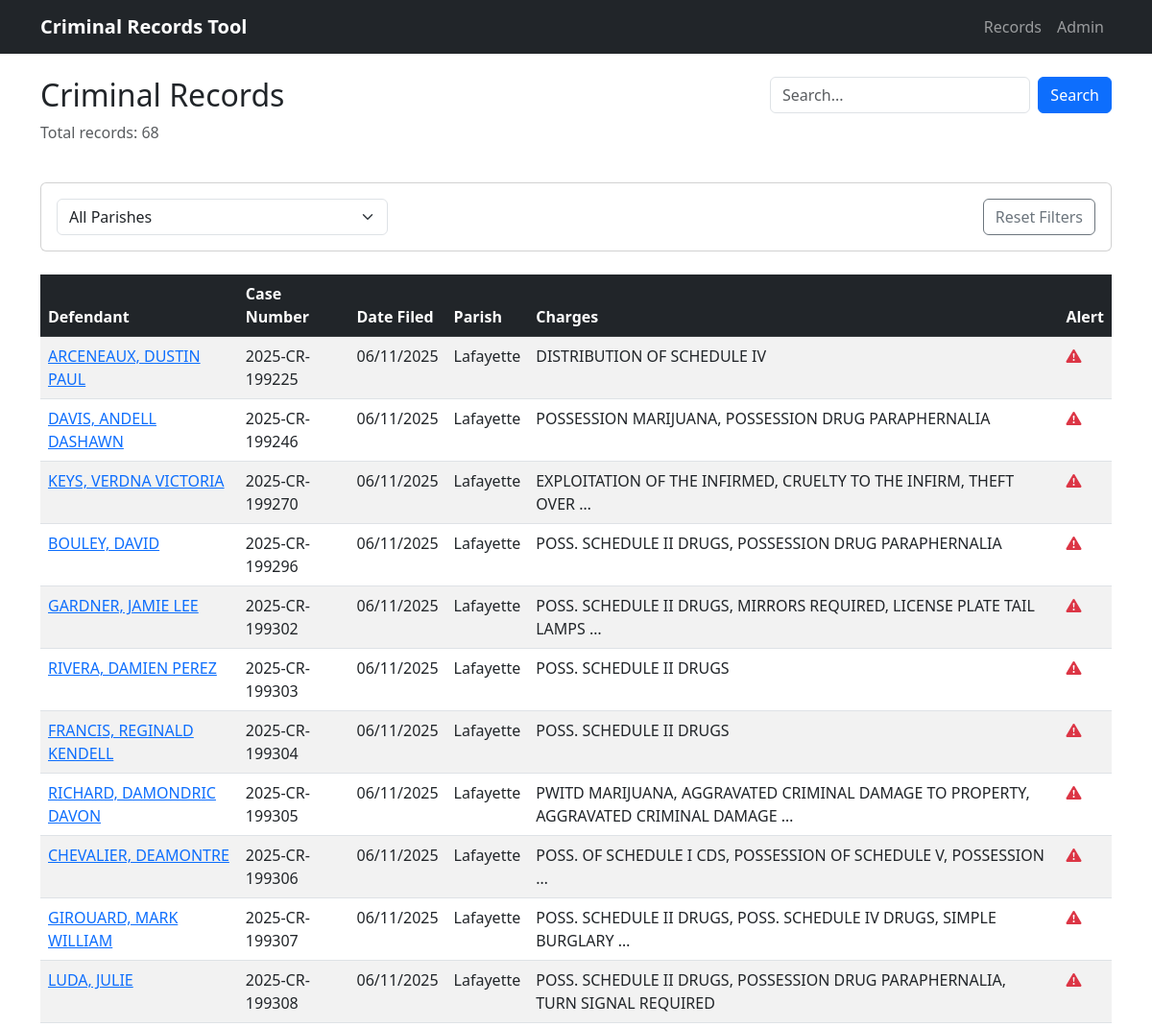
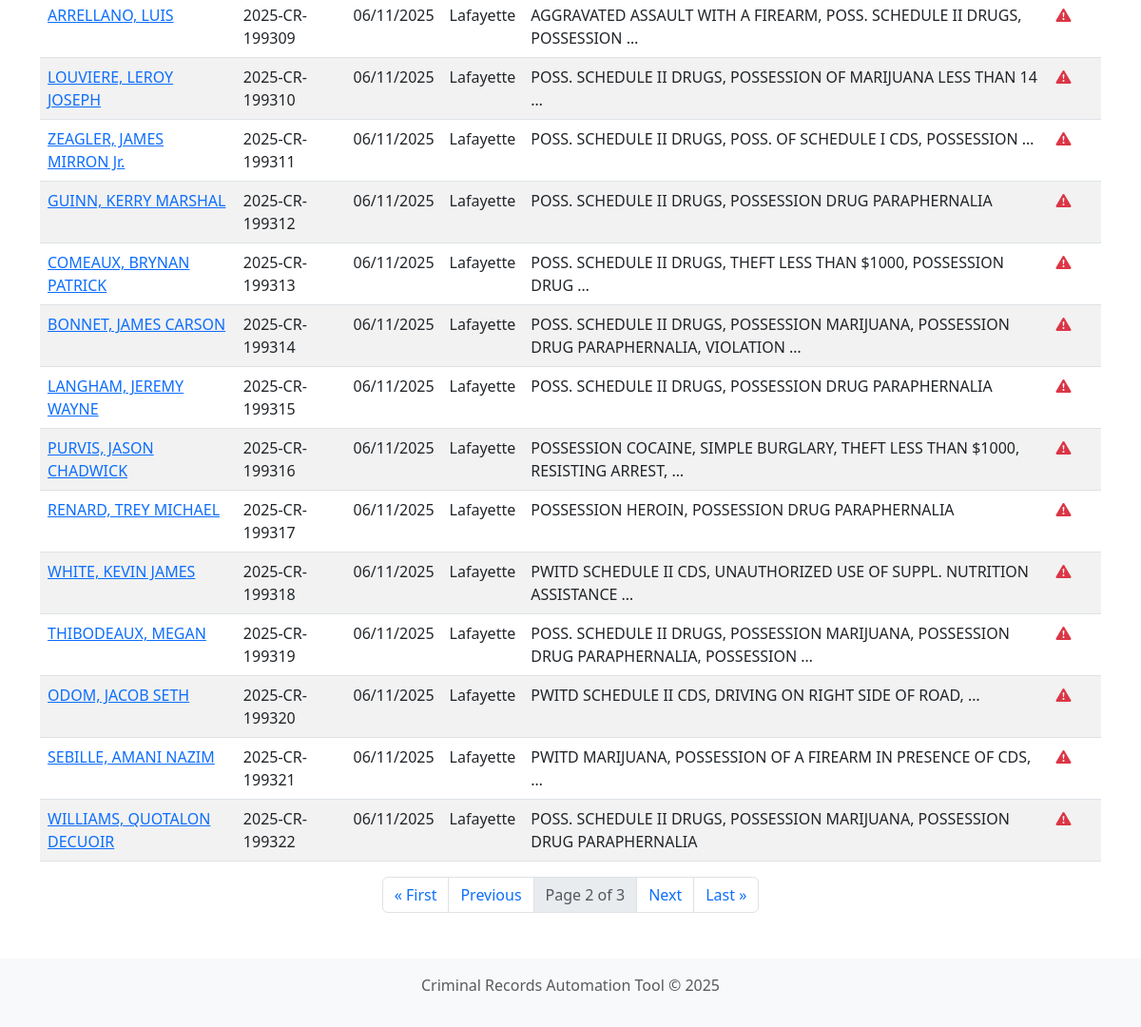
Screenshot of /?page=2 with the database file from the repository (2 pictures, top to bottom).
### scraper/models.py (models this page shows, shortened)
class CriminalRecord(models.Model):
    SEX_CHOICES = [
        ('M', 'Male'),
        ('F', 'Female'),
        ('U', 'Unknown'),
    ]
    RACE_CHOICES = [
        ('W', 'White'),
        ('B', 'Black'),
        ('H', 'Hispanic'),
        ('A', 'Asian'),
        ('U', 'Unknown'),
    ]
    defendant_name = models.CharField(max_length=255)
    birth_date = models.DateField(null=True, blank=True)
    sex = models.CharField(max_length=1, choices=SEX_CHOICES, default='U')
    race = models.CharField(max_length=1, choices=RACE_CHOICES, default='U')
    case_number = models.CharField(max_length=50, unique=True, validators=[MinLengthValidator(5)])
    date_filed = models.DateField()
    charges = models.TextField()
    arrest_citation_date = models.DateField(null=True, blank=True)
    parish = models.CharField(max_length=100)
    alert_available = models.BooleanField(default=False)
    scraped_timestamp = models.DateTimeField(auto_now_add=True)
    class Meta:
        ordering = ['-date_filed']
        indexes = [
            models.Index(fields=['defendant_name']),
            models.Index(fields=['case_number']),
            models.Index(fields=['parish']),
        ]

### scraper/views.py (the view)
# urls.py: path('', views.record_list, name='record_list'),
def record_list(request):
    query = request.GET.get('q', '')
    parish_filter = request.GET.get('parish', '')
    records = CriminalRecord.objects.all().order_by('-date_filed')
    if query:
        records = records.filter(
            Q(defendant_name__icontains=query) |
            Q(case_number__icontains=query) |
            Q(charges__icontains=query)
        )
    if parish_filter:
        records = records.filter(parish__iexact=parish_filter)
    paginator = Paginator(records, 25)
    page_number = request.GET.get('page')
    page_obj = paginator.get_page(page_number)
    parishes = CriminalRecord.objects.values_list('parish', flat=True).distinct().order_by('parish')
    context = {
        'page_obj': page_obj,
        'query': query,
        'parishes': parishes,
        'selected_parish': parish_filter,
        'total_records': records.count(),
    }
    return render(request, 'scraper/record_list.html', context)

### scraper/templates/scraper/record_list.html (shortened to what this page needs)
{% extends "scraper/base.html" %}
{% block content %}
<div class="row mb-4">
    <div class="col-md-8">
        <h2>Criminal Records</h2>
        <p class="text-muted">Total records: {{ total_records }}</p>
    </div>
    <div class="col-md-4 text-end">
        <form method="get" class="d-flex">
            <input type="text" name="q" class="form-control me-2" placeholder="Search..." value="{{ query }}">
            <button type="submit" class="btn btn-primary">Search</button>
        </form>
    </div>
</div>
<div class="card mb-4">
    <div class="card-body">
        <form method="get">
            <div class="row">
                <div class="col-md-4">
                    <select name="parish" class="form-select" onchange="this.form.submit()">
                        <option value="">All Parishes</option>
                    </select>
                </div>
                <div class="col-md-8 text-end">
                    <a href="{% url 'scraper:record_list' %}" class="btn btn-outline-secondary">Reset Filters</a>
                </div>
            </div>
        </form>
    </div>
</div>
<div class="table-responsive">
    <table class="table table-striped table-hover">
        <thead class="table-dark">
            <tr>
                <th>Defendant</th>
                <th>Case Number</th>
                <th>Date Filed</th>
                <th>Parish</th>
                <th>Charges</th>
                <th>Alert</th>
            </tr>
        </thead>
        <tbody>
            {% for record in page_obj %}
            <tr>
                <td><a href="{% url 'scraper:record_detail' record.pk %}">{{ record.defendant_name }}</a></td>
                <td>{{ record.case_number }}</td>
                <td>{{ record.date_filed|date:"m/d/Y" }}</td>
                <td>{{ record.parish }}</td>
                <td>{{ record.charges|truncatewords:10 }}</td>
                <td>{% if record.alert_available %}<i class="bi bi-exclamation-triangle-fill alert-icon"></i>{% endif %}</td>
            </tr>
            {% empty %}
            <tr>
                <td colspan="6" class="text-center">No records found</td>
            </tr>
            {% endfor %}
        </tbody>
    </table>
</div>
<nav aria-label="Page navigation">
    <ul class="pagination justify-content-center">
        {% if page_obj.has_previous %}
            <li class="page-item">
                <a class="page-link" href="?page=1{% if query %}&q={{ query }}{% endif %}{% if selected_parish %}&parish={{ selected_parish }}{% endif %}">&laquo; First</a>
            </li>
            <li class="page-item">
                <a class="page-link" href="?page={{ page_obj.previous_page_number }}{% if query %}&q={{ query }}{% endif %}{% if selected_parish %}&parish={{ selected_parish }}{% endif %}">Previous</a>
            </li>
        {% endif %}
        <li class="page-item disabled">
            <span class="page-link">Page {{ page_obj.number }} of {{ page_obj.paginator.num_pages }}</span>
        </li>
        {% if page_obj.has_next %}
            <li class="page-item">
                <a class="page-link" href="?page={{ page_obj.next_page_number }}{% if query %}&q={{ query }}{% endif %}{% if selected_parish %}&parish={{ selected_parish }}{% endif %}">Next</a>
            </li>
            <li class="page-item">
                <a class="page-link" href="?page={{ page_obj.paginator.num_pages }}{% if query %}&q={{ query }}{% endif %}{% if selected_parish %}&parish={{ selected_parish }}{% endif %}">Last &raquo;</a>
            </li>
        {% endif %}
    </ul>
</nav>
{% endblock %}

### scraper/templates/scraper/base.html (style rules this page uses)
.table-responsive { overflow-x: auto; }
.alert-icon { color: #dc3545; }

### rows the page displays
CriminalRecord: defendant_name "ARCENEAUX, DUSTIN PAUL", case_number "2025-CR-199225", date_filed "06/11/2025", parish "Lafayette", charges "DISTRIBUTION OF SCHEDULE IV", alert_available True (drawn)
CriminalRecord: defendant_name "DAVIS, ANDELL DASHAWN", case_number "2025-CR-199246", date_filed "06/11/2025", parish "Lafayette", charges "POSSESSION MARIJUANA, POSSESSION DRUG PARAPHERNALIA", alert_available True (drawn)
CriminalRecord: defendant_name "KEYS, VERDNA VICTORIA", case_number "2025-CR-199270", date_filed "06/11/2025", parish "Lafayette", charges "EXPLOITATION OF THE INFIRMED, CRUELTY TO THE INFIRM, THEFT OVER …", alert_available True (drawn)
CriminalRecord: defendant_name "BOULEY, DAVID", case_number "2025-CR-199296", date_filed "06/11/2025", parish "Lafayette", charges "POSS. SCHEDULE II DRUGS, POSSESSION DRUG PARAPHERNALIA", alert_available True (drawn)
CriminalRecord: defendant_name "GARDNER, JAMIE LEE", case_number "2025-CR-199302", date_filed "06/11/2025", parish "Lafayette", charges "POSS. SCHEDULE II DRUGS, MIRRORS REQUIRED, LICENSE PLATE TAIL LAMPS …", alert_available True (drawn)
CriminalRecord: defendant_name "RIVERA, DAMIEN PEREZ", case_number "2025-CR-199303", date_filed "06/11/2025", parish "Lafayette", charges "POSS. SCHEDULE II DRUGS", alert_available True (drawn)
CriminalRecord: defendant_name "FRANCIS, REGINALD KENDELL", case_number "2025-CR-199304", date_filed "06/11/2025", parish "Lafayette", charges "POSS. SCHEDULE II DRUGS", alert_available True (drawn)
CriminalRecord: defendant_name "RICHARD, DAMONDRIC DAVON", case_number "2025-CR-199305", date_filed "06/11/2025", parish "Lafayette", charges "PWITD MARIJUANA, AGGRAVATED CRIMINAL DAMAGE TO PROPERTY, AGGRAVATED CRIMINAL DAMAGE …", alert_available True (drawn)
CriminalRecord: defendant_name "CHEVALIER, DEAMONTRE", case_number "2025-CR-199306", date_filed "06/11/2025", parish "Lafayette", charges "POSS. OF SCHEDULE I CDS, POSSESSION OF SCHEDULE V, POSSESSION …", alert_available True (drawn)
CriminalRecord: defendant_name "GIROUARD, MARK WILLIAM", case_number "2025-CR-199307", date_filed "06/11/2025", parish "Lafayette", charges "POSS. SCHEDULE II DRUGS, POSS. SCHEDULE IV DRUGS, SIMPLE BURGLARY …", alert_available True (drawn)
CriminalRecord: defendant_name "LUDA, JULIE", case_number "2025-CR-199308", date_filed "06/11/2025", parish "Lafayette", charges "POSS. SCHEDULE II DRUGS, POSSESSION DRUG PARAPHERNALIA, TURN SIGNAL REQUIRED", alert_available True (drawn)
CriminalRecord: defendant_name "ARRELLANO, LUIS", case_number "2025-CR-199309", date_filed "06/11/2025", parish "Lafayette", charges "AGGRAVATED ASSAULT WITH A FIREARM, POSS. SCHEDULE II DRUGS, POSSESSION …", alert_available True (drawn)
CriminalRecord: defendant_name "LOUVIERE, LEROY JOSEPH", case_number "2025-CR-199310", date_filed "06/11/2025", parish "Lafayette", charges "POSS. SCHEDULE II DRUGS, POSSESSION OF MARIJUANA LESS THAN 14 …", alert_available True (drawn)
CriminalRecord: defendant_name "ZEAGLER, JAMES MIRRON Jr.", case_number "2025-CR-199311", date_filed "06/11/2025", parish "Lafayette", charges "POSS. SCHEDULE II DRUGS, POSS. OF SCHEDULE I CDS, POSSESSION …", alert_available True (drawn)
CriminalRecord: defendant_name "GUINN, KERRY MARSHAL", case_number "2025-CR-199312", date_filed "06/11/2025", parish "Lafayette", charges "POSS. SCHEDULE II DRUGS, POSSESSION DRUG PARAPHERNALIA", alert_available True (drawn)
CriminalRecord: defendant_name "COMEAUX, BRYNAN PATRICK", case_number "2025-CR-199313", date_filed "06/11/2025", parish "Lafayette", charges "POSS. SCHEDULE II DRUGS, THEFT LESS THAN $1000, POSSESSION DRUG …", alert_available True (drawn)
CriminalRecord: defendant_name "BONNET, JAMES CARSON", case_number "2025-CR-199314", date_filed "06/11/2025", parish "Lafayette", charges "POSS. SCHEDULE II DRUGS, POSSESSION MARIJUANA, POSSESSION DRUG PARAPHERNALIA, VIOLATION …", alert_available True (drawn)
CriminalRecord: defendant_name "LANGHAM, JEREMY WAYNE", case_number "2025-CR-199315", date_filed "06/11/2025", parish "Lafayette", charges "POSS. SCHEDULE II DRUGS, POSSESSION DRUG PARAPHERNALIA", alert_available True (drawn)
CriminalRecord: defendant_name "PURVIS, JASON CHADWICK", case_number "2025-CR-199316", date_filed "06/11/2025", parish "Lafayette", charges "POSSESSION COCAINE, SIMPLE BURGLARY, THEFT LESS THAN $1000, RESISTING ARREST, …", alert_available True (drawn)
CriminalRecord: defendant_name "RENARD, TREY MICHAEL", case_number "2025-CR-199317", date_filed "06/11/2025", parish "Lafayette", charges "POSSESSION HEROIN, POSSESSION DRUG PARAPHERNALIA", alert_available True (drawn)
CriminalRecord: defendant_name "WHITE, KEVIN JAMES", case_number "2025-CR-199318", date_filed "06/11/2025", parish "Lafayette", charges "PWITD SCHEDULE II CDS, UNAUTHORIZED USE OF SUPPL. NUTRITION ASSISTANCE …", alert_available True (drawn)
CriminalRecord: defendant_name "THIBODEAUX, MEGAN", case_number "2025-CR-199319", date_filed "06/11/2025", parish "Lafayette", charges "POSS. SCHEDULE II DRUGS, POSSESSION MARIJUANA, POSSESSION DRUG PARAPHERNALIA, POSSESSION …", alert_available True (drawn)
CriminalRecord: defendant_name "ODOM, JACOB SETH", case_number "2025-CR-199320", date_filed "06/11/2025", parish "Lafayette", charges "PWITD SCHEDULE II CDS, DRIVING ON RIGHT SIDE OF ROAD, …", alert_available True (drawn)
CriminalRecord: defendant_name "SEBILLE, AMANI NAZIM", case_number "2025-CR-199321", date_filed "06/11/2025", parish "Lafayette", charges "PWITD MARIJUANA, POSSESSION OF A FIREARM IN PRESENCE OF CDS, …", alert_available True (drawn)
CriminalRecord: defendant_name "WILLIAMS, QUOTALON DECUOIR", case_number "2025-CR-199322", date_filed "06/11/2025", parish "Lafayette", charges "POSS. SCHEDULE II DRUGS, POSSESSION MARIJUANA, POSSESSION DRUG PARAPHERNALIA", alert_available True (drawn)

### other values shown
{{ total_records }} "68"
{{ page_obj.number }} "2"
{{ page_obj.paginator.num_pages }} "3"
